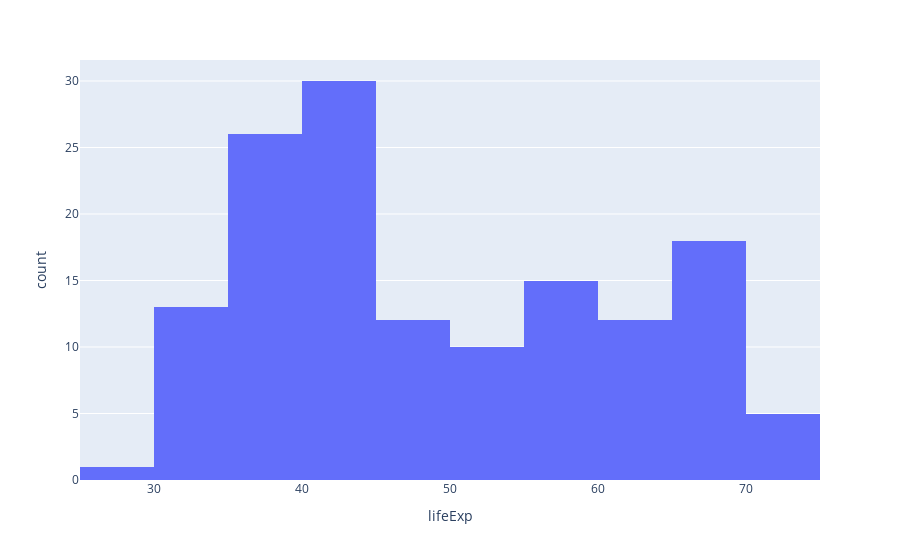

Here is the notebook cell this chart was saved with:
### Code cell
#ヒストグラム　ある年の平均寿命のヒストグラム
px.histogram(df[df['year']==1952], x='lifeExp')

### Figure 1 — Plotly figure (JSON) as saved in the notebook; plotly's stock layout.template omitted (floating-point values rounded to 4 significant figures; data arrays with more than 128 entries replaced by an {"elided": "..."} marker saying what was removed)
{"data": [{"alignmentgroup": "True", "bingroup": "x", "hovertemplate": "lifeExp=%{x}<br>count=%{y}<extra></extra>", "legendgroup": "", "marker": {"color": "#636efa"}, "name": "", "offsetgroup": "", "orientation": "v", "showlegend": false, "type": "histogram", "x": {"elided": "142 float values"}, "xaxis": "x", "yaxis": "y"}], "layout": {"barmode": "relative", "legend": {"tracegroupgap": 0}, "margin": {"t": 60}, "xaxis": {"anchor": "y", "domain": [0, 1], "title": {"text": "lifeExp"}}, "yaxis": {"anchor": "x", "domain": [0, 1], "title": {"text": "count"}}}}
